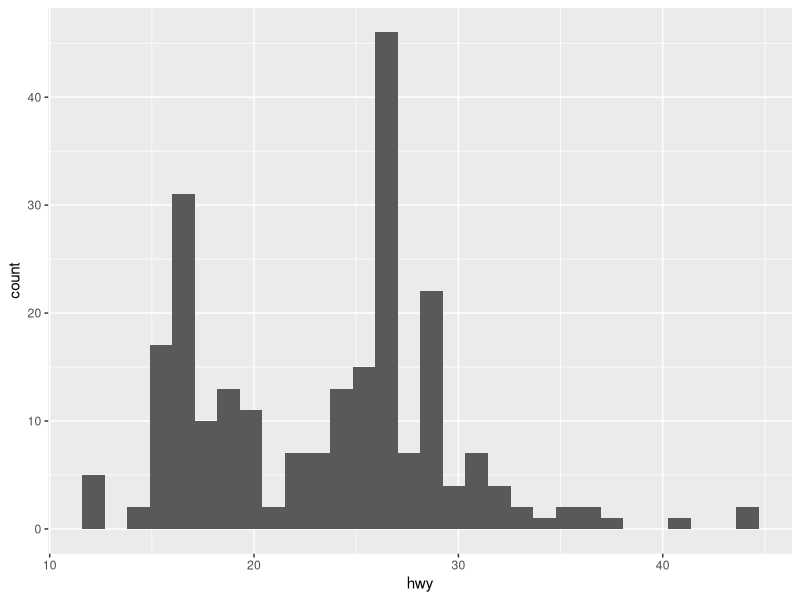
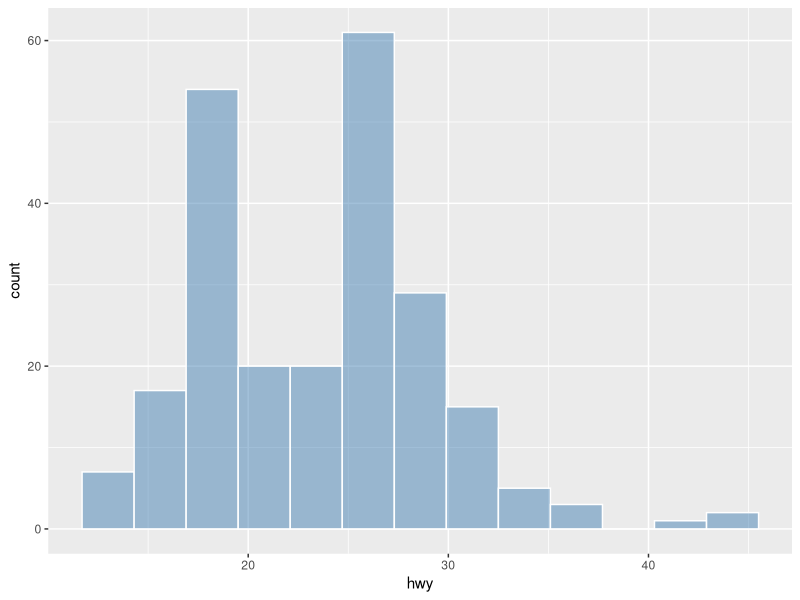
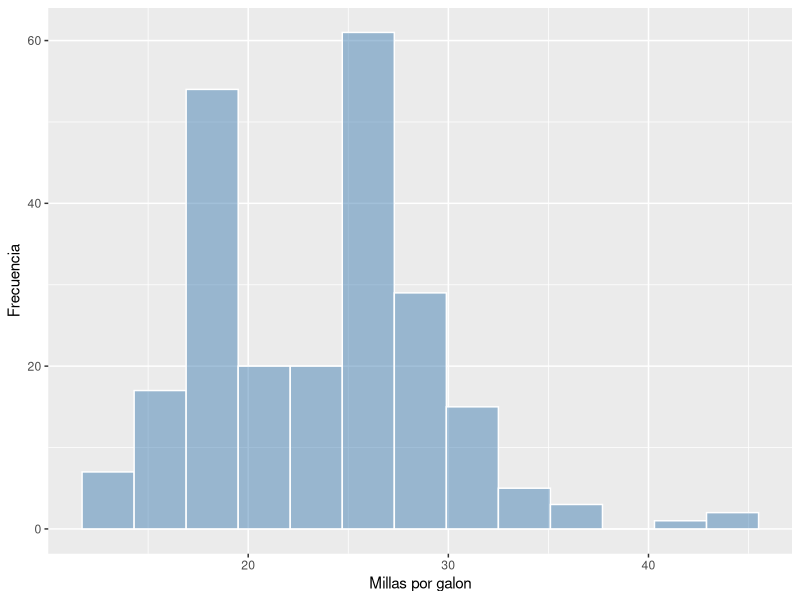
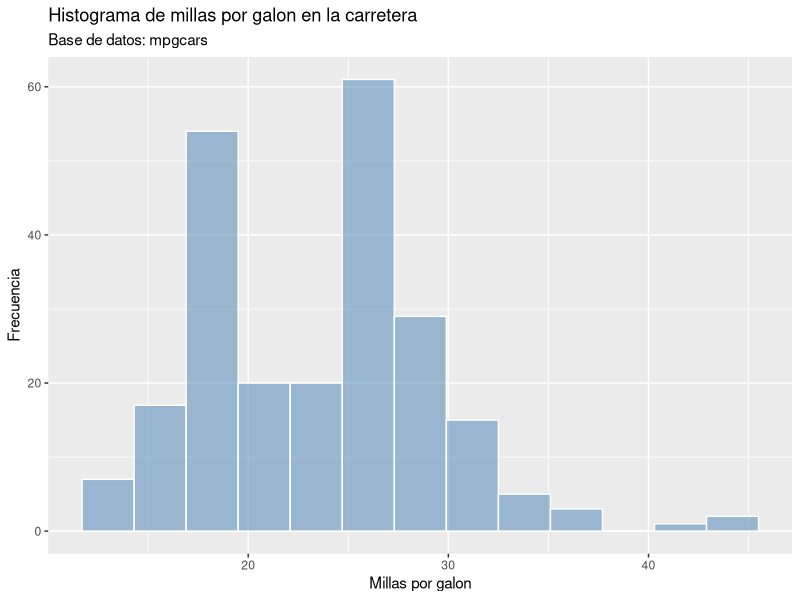
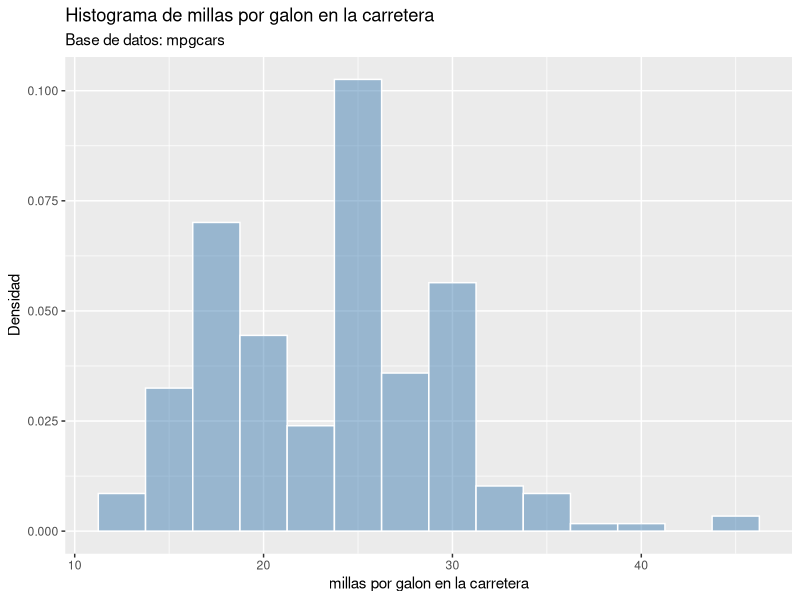
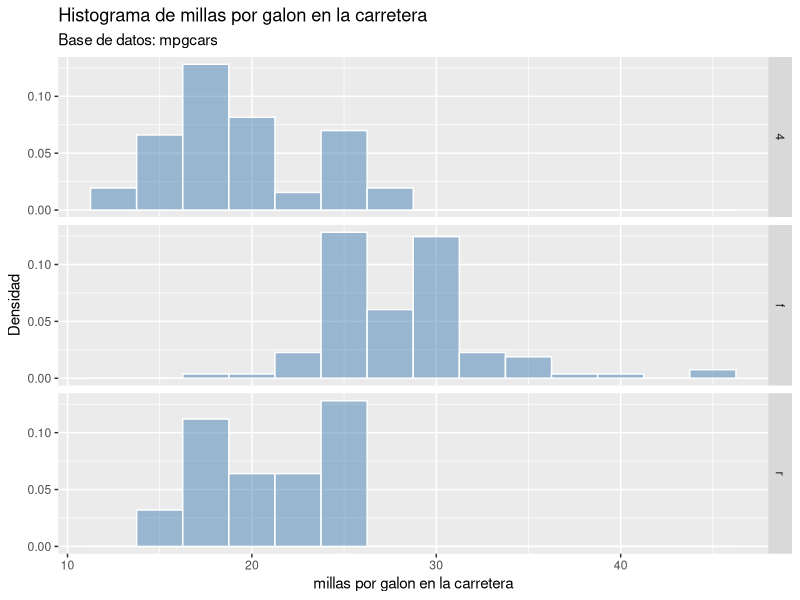
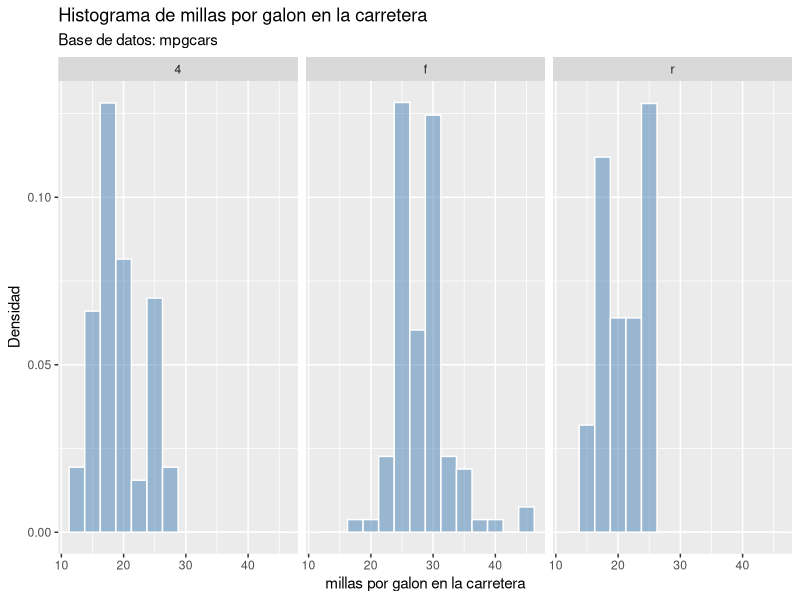
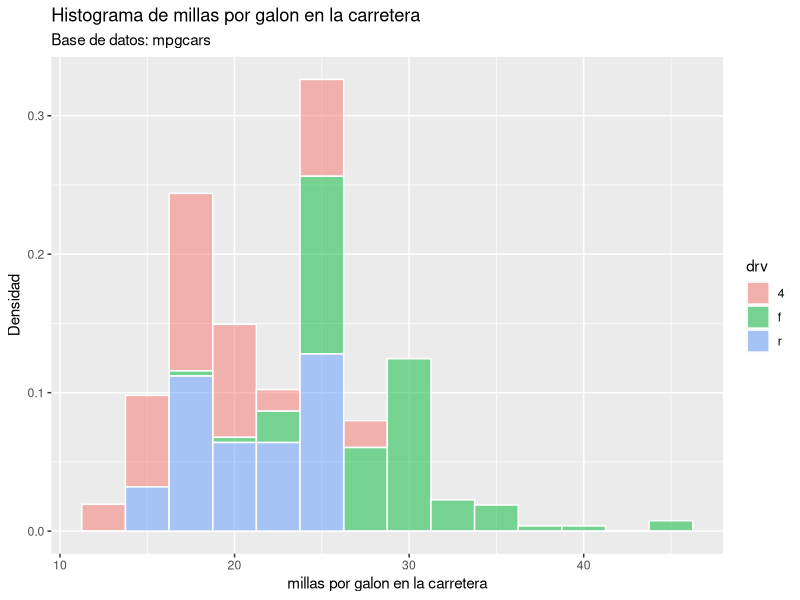

These charts were generated, in order, by the following R code:
################
#     Lab 8    #
################

# gather --------------

set.seed(1113)
df = data.frame(
  ID=1:10, Tipo1=rep(c("A", "B"), by=5),
  Tipo2=rep(c("C", "D"), each=5),
  var1=rnorm(10), var2=rnorm(10), var3=rnorm(10)
)
df

library(tidyr)

# Gather la transpone
df2 = gather(data=df, key="Col", value="Valor", var1:var3)
df2


# spread: de larga a ancha
df3 = spread(df2, key=Col, value=Valor)
df3 

# Separate: sirve para separar una columna en varias que tengan el mismo delimitador
df4 = data.frame(Col1=c("1-a", "2-b", "3-c", "4-d"))
df4
df5 = separate(data=df4, col=Col1, into=c("numero", "letra")) # Reconoce el '-' como delimitador
df5
df5 = separate(data=df4, col=Col1, into=c("numero", "letra"), sep="-")
df5

# Unite
df6 = unite(data=df5, col=Col1, numero:letra, sep="-")
df6

# ggplot2 
library(ggplot2)
data = mpg

p1 = ggplot(
  data=data, 
  aes(x=hwy)
)
p1 + geom_histogram()

p2 = p1 + geom_histogram(
        binwidth = 2.6, col="white", fill="steelblue",
        alpha=0.5
      )
p2

p3 = p2 + labs(x="Millas por galon", y="Frecuencia")
p3
p4 = p3 + ggtitle("Histograma de millas por galon en la carretera", subtitle = "Base de datos: mpgcars")
p4

p5 = p1 + geom_histogram(
            aes(y=..density..),
            binwidth=2.5, col="white", fill="steelblue",
            alpha=0.5
          ) + labs(
            x="millas por galon en la carretera",
            y="Densidad"
          ) + ggtitle(
            "Histograma de millas por galon en la carretera",
            subtitle = "Base de datos: mpgcars"
          )
p5

# Guardar donde se trabaja
# ggsave("geomhisogram.png")

# Segun fraccion
p5 + facet_grid(rows="drv")
p5 + facet_wrap(facets="drv")

p1 = ggplot(data=data, aes(x=hwy, fill=drv))

# Le saco el fill del geom_histogram()
p2 = p1 + geom_histogram(
        aes(y=..density..),
        binwidth=2.5, col="white",
        alpha=0.5
      ) + labs(
        x="millas por galon en la carretera",
        y="Densidad"
      ) + ggtitle(
        "Histograma de millas por galon en la carretera",
        subtitle = "Base de datos: mpgcars"
      )
p2


# geom_point() -------------
p1 = ggplot(data=data, aes(x=hwy, y=cty))
p1 + geom_point()

p2 = p1 + geom_point(
    size=5, alpha=0.5, col="steelblue", shape=18
  ) + labs(
    x="Millas por galon en la carretera",
    y="Millas por galon en la ciudad"
  ) + ggtitle("Grafico de dispersion de hwy vs cty", subtitle="Base de datos: mpg")
p2
 


p3 = p1 + geom_point(aes(col=drv, shape=drv), size=5, alpha=0.5)+
  labs(
    x="Millas por galon en la carretera",
    y="Millas por galon en la ciudad"
  )+
  ggtitle("Grafico de dispersion de hwy vs cty", subtitle="Base de datos: mpg")
p3

library(dplyr)
data2 = data%>% sample_n(size=20)
p1 = ggplot(data=data2, aes(x=hwy, y=cty, label=drv))+
  labs(
    x="Millas por galon en la carretera",
    y="Millas por galon en la ciudad"
  ) + ggtitle("Grafico de dispersion de hwy vs cty", subtitle="Base de datos: mpg")

# numero 
p1 + geom_point() + geom_text(vjust=-1)

# etiqueta
p1 + geom_point() + geom_label(vjust=-1)

p1 = ggplot(data=data, aes(x=class))
p1 + geom_bar()
p1 + geom_bar(col="white", fill="steelblue")

p1 = ggplot(data=data, aes(x=class, fill=drv))
paleta = c("#E15085", "#42A7DB", "#F3A732")
p1 + geom_bar() + scale_fill_manual(values=paleta) + theme_minimal()


# Grafico de lado
p1 + geom_bar(position="dodge")+ scale_fill_manual(values=paleta) + theme_minimal()
p1 + geom_bar(position="fill")+ scale_fill_manual(values=paleta) + theme_minimal()


# Grafico de lado
p1 + geom_bar() + scale_fill_manual(values=paleta) + 
  theme_minimal() + coord_flip()

# Grafico de torta
ggplot(data=data, aes(x="", fill=drv)) + geom_bar() + scale_fill_manual(values=paleta) + 
  theme_minimal() + coord_polar("y", start=0)


# Boxplot ---------------
p1 = ggplot(data=data, aes(x=hwy))
p2 = p1 + geom_boxplot()
p2
p2 + coord_flip()


p3 = ggplot(data=data, aes(x=hwy, y=drv))

p4 = p3 + geom_boxplot(aes(fill=drv)) + coord_flip() + scale_fill_manual(values=paleta)+
  theme_minimal()
p4




















